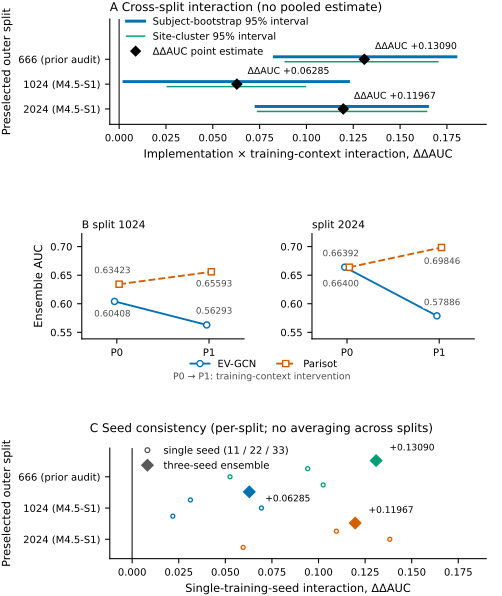

The script that saved this image:
#!/usr/bin/env python3
"""Paper A — Figure 2: primary interaction.

Prompt F2. Numeric authority is the frozen chain only:
    S1_FREEZE.yaml  ->  H3 derived CSVs (deterministically generated from it)
Nothing is read from manuscript prose and no result value is typed by hand: every number
that reaches the figure is a `canonical_text` string carried from the freeze through the
H3 CSV, and the annotations render those strings verbatim.

Aborts (writes nothing) if any recorded SHA-256 disagrees with the file on disk.
"""
from __future__ import annotations

import csv
import hashlib
import json
import platform
import re
import subprocess
import sys
from pathlib import Path

import matplotlib

matplotlib.use("Agg")
import matplotlib.pyplot as plt  # noqa: E402
from matplotlib.lines import Line2D  # noqa: E402
from PIL import Image  # noqa: E402
import yaml  # noqa: E402

sys.path.insert(0, str(Path(__file__).resolve().parent))
from _frozen_inputs import FrozenInputError, FrozenInputs, pin_output_dates  # noqa: E402

pin_output_dates()

BASE = Path(__file__).resolve().parents[1]
CP = BASE / "paperA-control"
DER = CP / "derived"
FIGDIR = BASE / "figures"

FORBIDDEN = ("mean", "pooled", "meta", "average across splits")


def sha(p: Path) -> str:
    return hashlib.sha256(p.read_bytes()).hexdigest()


def die(msg: str) -> "None":
    print(f"ABORT: {msg}")
    sys.exit(1)


# ---------------------------------------------------------------- input verification
# One shared reader for the frozen chain; it aborts on any recorded-hash mismatch. This script
# used to carry its own copy of this logic, which is exactly how two readers drift apart.
try:
    FROZEN = FrozenInputs(BASE)
except FrozenInputError as exc:
    die(str(exc))

freeze, CANON, SELECTED = FROZEN.freeze, FROZEN.canonical, FROZEN.selected
inputs, recorded, csv_paths, rows = (FROZEN.inputs, FROZEN.recorded, FROZEN.csv_paths, FROZEN.rows)


def _walk_values(node, key, acc=None):
    """Every value stored under `key` anywhere in the freeze."""
    acc = [] if acc is None else acc
    if isinstance(node, dict):
        for k, v in node.items():
            if k == key:
                acc.append(v)
            else:
                _walk_values(v, key, acc)
    elif isinstance(node, list):
        for v in node:
            _walk_values(v, key, acc)
    return acc


def canonical_texts(node, acc=None):
    """Every canonical_text value anywhere in the freeze."""
    acc = [] if acc is None else acc
    if isinstance(node, dict):
        for k, v in node.items():
            if k == "canonical_text" and isinstance(v, str):
                acc.append(v)
            else:
                canonical_texts(v, acc)
    elif isinstance(node, list):
        for v in node:
            canonical_texts(v, acc)
    return acc


primary = rows("cross_split_primary.csv")
seeds = rows("seed_level_interactions.csv")
cond = rows("condition_level_auc.csv")
sens = FROZEN.sensitivity  # derived from S1_FREEZE.yaml when the CSV is not shipped

# ---- validation battery, before anything is drawn -------------------------------
fails: list[str] = []
n_checks = 0


def check(ok: bool, label: str, detail: str = "") -> None:
    global n_checks
    n_checks += 1
    print(f"[{n_checks:2d}] [{'PASS' if ok else 'FAIL'}] {label}"
          + (f": {detail}" if detail else ""))
    if not ok:
        fails.append(label)


check(len(primary) == 3, "exactly three split-level ΔΔAUC points", f"{len(primary)} rows")
check([r["split"] for r in primary] == ["666", "1024", "2024"],
      "the three preselected splits, in order", ", ".join(r["split"] for r in primary))

traj = {}
for r in cond:
    if r["availability"] == "present":
        traj.setdefault((r["split"], r["model"]), {})[r["regime"]] = r
present_traj = sorted(k for k, v in traj.items() if set(v) == {"P0", "P1"})
unsupported = [r for r in cond if r["availability"] != "present"]
check(len(present_traj) == 4,
      "four condition-level paired trajectories present (2 implementations x 2 splits)",
      ", ".join(f"{s}/{m}" for s, m in present_traj))
check(len([r for r in cond if r["availability"] == "present"]) == 8,
      "eight condition-level points drawn (no 666 value invented)",
      f"{len([r for r in cond if r['availability'] == 'present'])} points")
check(len(unsupported) == 4 and {r["split"] for r in unsupported} == {"666"},
      "split 666 condition-level rows stay NOT_PRESENT_IN_FROZEN_SOURCE",
      f"{len(unsupported)} rows, all split 666")

single = [r for r in seeds if r["training_seed"] in ("11", "22", "33")]
ens = [r for r in seeds if r["training_seed"] == "three_seed_ensemble"]
check(len(single) == 9, "exactly nine single-training-seed points", f"{len(single)} rows")
check(len(ens) == 3, "exactly three three-seed ensemble points", f"{len(ens)} rows")
check(len({r["split"] for r in single}) == 3, "seeds cover all three splits")

# every numeric string this script will render is a canonical_text of the freeze
render_numbers: list[tuple[str, str]] = []
for r in primary:
    render_numbers.append(("panel A point", r["delta_delta_auc"]))
    render_numbers.append(("panel A subject CI", r["subject_bootstrap_ci95"]))
    render_numbers.append(("panel A site CI", r["site_cluster_ci95"]))
for r in present_traj:
    for regime in ("P0", "P1"):
        render_numbers.append(("panel B AUC", traj[r][regime]["ensemble_auc"]))
for r in single + ens:
    render_numbers.append(("panel C interaction", r["interaction"]))
bad = [(w, s) for w, s in render_numbers if s not in CANON]
check(not bad, "every rendered numeric string is a canonical_text of the freeze",
      f"{len(render_numbers)} strings from {len(CANON)} canonical texts"
      + ("" if not bad else f" — not found: {bad}"))
check(SELECTED == ["666", "1024", "2024"],
      "selected_splits in the freeze are the expected three", ", ".join(SELECTED))
check(all(str(r["split"]) in SELECTED for r in primary),
      "every plotted split identifier is one of the freeze's selected splits", ", ".join(SELECTED))

# the primary point and the ensemble value must be the same frozen number
for r in primary:
    e = [x for x in ens if x["split"] == r["split"]]
    check(bool(e) and e[0]["interaction"] == r["delta_delta_auc"],
          f"split {r['split']}: ensemble value equals the primary point",
          e[0]["interaction"] if e else "missing")

if fails:
    die("validation failed before rendering: " + "; ".join(fails))

# ---------------------------------------------------------------- style
CB = {"blue": "#0072B2", "orange": "#D55E00", "green": "#009E73", "grey": "#4D4D4D"}
plt.rcParams.update({
    "font.family": "DejaVu Sans", "font.size": 8, "axes.labelsize": 8.5,
    "axes.titlesize": 9, "xtick.labelsize": 7.5, "ytick.labelsize": 7.5,
    "legend.fontsize": 7.5, "axes.linewidth": 0.8, "xtick.major.width": 0.8,
    "ytick.major.width": 0.8, "axes.spines.top": False, "axes.spines.right": False,
    "figure.dpi": 120, "savefig.bbox": "tight", "savefig.pad_inches": 0.02,
    "pdf.fonttype": 42, "ps.fonttype": 42, "svg.fonttype": "none",
})

STAGE_LABEL = {"666": "666 (prior audit)", "1024": "1024 (M4.5-S1)", "2024": "2024 (M4.5-S1)"}
ARCH_STYLE = {"EV-GCN": dict(color=CB["blue"], ls="-", marker="o", mfc="white", mew=1.1),
              "Parisot": dict(color=CB["orange"], ls="--", marker="s", mfc="white", mew=1.1)}
LABEL_BBOX = dict(boxstyle="round,pad=0.14", fc="white", ec="none", alpha=0.92)

# Sized to the manuscript's own text width (elsarticle[preprint,12pt]: \textwidth = 390 pt
# = 5.42 in), so the figure is placed 1:1 and every label prints at its nominal point size.
TEXT_WIDTH_IN = 390.0 / 72.27
fig = plt.figure(figsize=(5.06, 7.30))
gs = fig.add_gridspec(3, 1, height_ratios=[1.0, 1.0, 1.05], hspace=1.02)

# ---------------------------------------------------------------- Panel A
axA = fig.add_subplot(gs[0])
ys = list(range(len(primary)))[::-1]
for y, r in zip(ys, primary):
    subj = json.loads(r["subject_bootstrap_ci95"])
    site = json.loads(r["site_cluster_ci95"])
    pt = float(r["delta_delta_auc"])
    axA.plot(subj, [y + 0.10] * 2, color=CB["blue"], lw=2.2, solid_capstyle="butt", zorder=3)
    axA.plot(site, [y - 0.10] * 2, color=CB["green"], lw=1.1, solid_capstyle="butt", zorder=3)
    axA.plot([pt], [y], marker="D", ms=5.2, color="black", zorder=4)
    # Interval bounds are deliberately not printed here: they are in the results table and
    # printing them would push the small type below the printable minimum on a 137 mm page.
    axA.annotate("ΔΔAUC " + r["delta_delta_auc"], (pt, y), textcoords="offset points",
                 xytext=(8, 6), ha="left", va="bottom", fontsize=7.0,
                 color="black", bbox=LABEL_BBOX, zorder=5)
axA.axvline(0, color="0.25", lw=1.0, zorder=1)
axA.set_yticks(ys, [STAGE_LABEL[r["split"]] for r in primary])
axA.set_ylabel("Preselected outer split")
axA.set_ylim(-0.62, len(primary) + 0.62)
axA.set_xlim(-0.005, 0.196)
axA.set_xlabel("Implementation × training-context interaction, ΔΔAUC")
axA.set_title("A  Cross-split interaction (no pooled estimate)", loc="left", pad=6)
axA.legend(handles=[
    Line2D([], [], color=CB["blue"], lw=2.2, label="Subject-bootstrap 95% interval"),
    Line2D([], [], color=CB["green"], lw=1.1, label="Site-cluster 95% interval"),
    Line2D([], [], color="black", marker="D", ls="none", ms=5, label="ΔΔAUC point estimate"),
], loc="upper left", bbox_to_anchor=(0.034057, 1.0569717), frameon=False,
               handlelength=1.8, borderaxespad=0.0)
# Directional interpretation and the no-pooling statement are carried by the caption;
# keeping prose off the plotting area prevents collisions at final journal width.

# ---------------------------------------------------------------- Panel B
# A2 review: the earlier single panel encoded the split twice (colour and marker fill) and the
# implementation twice (marker shape and line style) — four redundant channels for four
# trajectories, which the reader had to decode. One facet per split removes the split encoding
# entirely: the facet *is* the split. Only the implementation remains a variable, carried by
# colour with line style and marker shape as redundant channels so the panel still works in
# grayscale. The two facets share one y-range, so the splits stay comparable by eye.
sub_b = gs[1].subgridspec(1, 2, wspace=0.32)
axBs = [fig.add_subplot(sub_b[0, i]) for i in range(2)]
# The RC3 artwork pass shifted both facets left in the vector editor (1024: -21 pt,
# 2024: -9 pt) to open up the gutter between them; the script carries the same shift so
# code and artwork cannot drift apart. Data, ticks, labels and anchored artists ride along.
for axB, facet_dx_pt in zip(axBs, (-21.0, -9.0)):
    b = axB.get_position()
    axB.set_position([b.x0 + facet_dx_pt / (fig.get_figwidth() * 72.0), b.y0,
                      b.width, b.height])
xr = {"P0": 0.0, "P1": 1.0}
# Display-only horizontal dodge: the x-axis is categorical (P0/P1), so a very small,
# symmetric offset keeps near-identical implementation values visible without changing
# any reported AUC or implying an additional quantitative x-dimension.
ARCH_X_OFFSET = {"EV-GCN": -0.025, "Parisot": +0.025}
fit_splits = ["1024", "2024"]
arch_col = {"EV-GCN": CB["blue"], "Parisot": CB["orange"]}
# Panel C still colours by split, so the split palette stays defined here.
split_col = {"1024": CB["blue"], "2024": CB["orange"]}
markers = {"EV-GCN": "o", "Parisot": "s"}
linestyle = {"EV-GCN": "-", "Parisot": "--"}
b_vals = [float(traj[(s, a)][k]["ensemble_auc"]) for s in fit_splits
          for a in ("EV-GCN", "Parisot") for k in ("P0", "P1")]
b_pad = 0.18 * (max(b_vals) - min(b_vals))
ylim_b = (min(b_vals) - b_pad, max(b_vals) + b_pad)
for axB, split in zip(axBs, fit_splits):
    for arch in ("EV-GCN", "Parisot"):
        v = traj[(split, arch)]
        xs = [xr["P0"] + ARCH_X_OFFSET[arch], xr["P1"] + ARCH_X_OFFSET[arch]]
        fs = [float(v["P0"]["ensemble_auc"]), float(v["P1"]["ensemble_auc"])]
        axB.plot(xs, fs, ls=linestyle[arch], color=arch_col[arch], lw=1.4,
                 marker=markers[arch], ms=4.6, mew=1.1, mfc="white", zorder=3)
        # Offsets carry the vector-editor label pass: each value label is nudged clear of
        # the dodged markers, the connecting lines and its neighbour label. Values are in
        # offset points from the (dodged) marker; y-values of the markers never move.
        label_offsets = {
            "1024": {("EV-GCN", "P0"): (12.0329, -9.5571, "right", "center"),
                     ("EV-GCN", "P1"): (-8.1088, 10.1601, "left", "center"),
                     ("Parisot", "P0"): (-18.7176, 10.0, "left", "center"),
                     ("Parisot", "P1"): (-11.5663, -9.2742, "left", "center")},
            "2024": {("EV-GCN", "P0"): (10.6867, -12.6576, "right", "center"),
                     ("EV-GCN", "P1"): (-9.7551, 9.7172, "left", "center"),
                     ("Parisot", "P0"): (-20.0638, 10.0, "left", "center"),
                     ("Parisot", "P1"): (-13.2125, -10.6030, "left", "center")},
        }
        for x, fv, key in zip(xs, fs, ("P0", "P1")):
            dx, dy, ha, va = label_offsets[split][(arch, key)]
            axB.annotate(v[key]["ensemble_auc"], (x, fv), textcoords="offset points",
                         xytext=(dx, dy), ha=ha, va=va, fontsize=6.6, color=CB["grey"],
                         bbox=LABEL_BBOX, zorder=4)
    axB.set_xticks([0.0, 1.0], ["P0", "P1"])
    axB.set_xlim(-0.38, 1.38)
    axB.set_ylim(*ylim_b)
    # Titles must fit a half-width facet. The earlier descriptive title ("Condition-level AUC
    # response, split 1024") ran into the right facet's title — measured as a 13 pt overlap of
    # "1024" and "split" on one baseline. The description belongs to the caption, which already
    # states what panel B shows.
    axB.set_title(f"B split {split}" if split == fit_splits[0] else f"split {split}",
                  loc="left", fontsize=8.0, pad=4)
axBs[0].set_ylabel("Ensemble AUC")
h = [Line2D([], [], color=arch_col[a], ls=linestyle[a], marker=markers[a], ms=4.6,
            mfc="white", lw=1.4, label=a) for a in ("EV-GCN", "Parisot")]
axBs[0].legend(handles=h, loc="upper center", bbox_to_anchor=(1.121626, -0.1579865),
               frameon=False, ncol=2, handlelength=1.9, columnspacing=2.0,
               labelspacing=0.55, borderaxespad=0.0)
axBs[0].annotate("P0 → P1: training-context intervention",
                 xy=(1.109298, -0.3169725), xycoords="axes fraction", fontsize=7.0,
                 color=CB["grey"], va="top", ha="center", annotation_clip=False)
# Split 666's missing condition-level AUC is explained in the caption; no prose is
# placed between panels B and C.

# ---------------------------------------------------------------- Panel C
axC = fig.add_subplot(gs[2])
# Each split gets its own band: three seed rows, then the ensemble on a separate row above,
# so no marker ever sits on top of another.
yband = {"666": 2.0, "1024": 1.0, "2024": 0.0}
seed_row = {"11": -0.26, "22": 0.0, "33": 0.26}
ENS_DY = 0.52
for r in single:
    yv = yband[r["split"]] + seed_row[r["training_seed"]]
    xv = float(r["interaction"])
    axC.plot([xv], [yv], marker="o", ms=3.0, mfc="white", mew=1.0,
             color=split_col.get(r["split"], CB["green"]), ls="none", zorder=3)
    # Single-seed points are intentionally unlabeled in the main figure; exact values
    # remain available in the supplementary table, while this panel communicates direction
    # and consistency without turning the plot into a numeric table.
ens_offsets = {"666": (10, 6, "left", "bottom"),
               "1024": (12, -2, "left", "top"),
               "2024": (10, 6, "left", "bottom")}
for r in ens:
    yv = yband[r["split"]] + ENS_DY
    xv = float(r["interaction"])
    axC.plot([xv], [yv], marker="D", ms=6.0, color=split_col.get(r["split"], CB["green"]),
             ls="none", zorder=4)
    dx, dy, ha, va = ens_offsets[r["split"]]
    axC.annotate(r["interaction"], (xv, yv), textcoords="offset points", xytext=(dx, dy),
                 ha=ha, va=va, fontsize=6.8, color="black", bbox=LABEL_BBOX, zorder=5)
axC.axvline(0, color="0.25", lw=1.0, zorder=1)
axC.set_yticks([2, 1, 0], [STAGE_LABEL[s] for s in ("666", "1024", "2024")])
axC.set_ylabel("Preselected outer split")
axC.set_ylim(-0.62, 2.92)
axC.set_xlim(-0.012, 0.19)
axC.set_xlabel("Single-training-seed interaction, ΔΔAUC")
axC.set_title("C Seed consistency (per-split; no averaging across splits)",
              loc="left", pad=12, x=-0.0531293)
axC.legend(handles=[
    Line2D([], [], marker="o", ls="none", mfc="white", mew=1.0, ms=3.6, color="0.35",
           label="single seed (11 / 22 / 33)"),
    Line2D([], [], marker="D", ls="none", ms=6, color="0.35", label="three-seed ensemble"),
], loc="upper left", bbox_to_anchor=(0.0681229, 1.0542631), frameon=False,
           handlelength=1.6, borderaxespad=0.0)

check(abs(ARCH_X_OFFSET["EV-GCN"] + ARCH_X_OFFSET["Parisot"]) < 1e-12
      and max(abs(v) for v in ARCH_X_OFFSET.values()) <= 0.04,
      "panel B display dodge is symmetric and small",
      f"EV-GCN {ARCH_X_OFFSET['EV-GCN']:+.3f}, Parisot {ARCH_X_OFFSET['Parisot']:+.3f}")

# ---- forbidden vocabulary, checked on everything that ends up on the canvas --------
texts = []
for ax in (axA, *axBs, axC):
    texts += [t.get_text() for t in ax.texts]
    texts += [ax.get_title(), ax.get_xlabel(), ax.get_ylabel()]
    texts += [t.get_text() for t in ax.get_xticklabels() + ax.get_yticklabels()]
    lg = ax.get_legend()
    if lg:
        texts += [t.get_text() for t in lg.get_texts()]
# A banned term inside an explicit denial is not a banned claim: the caption the prompt
# mandates ("Splits are replication units and are not pooled.") must survive this check.
NEG = re.compile(r"\b(not|no|never|neither|nor|without|rather than)\b[^.;]*$", re.I)
hits, negated = [], []
for t in texts:
    for w in FORBIDDEN:
        for m in re.finditer(re.escape(w), t, re.I):
            (negated if NEG.search(t[:m.start()]) else hits).append(t.strip())
check(not hits, "no annotation asserts " + " / ".join(FORBIDDEN),
      "; ".join(sorted(set(hits))) or f"clean; {len(negated)} occurrence(s) inside an explicit denial")

# The pinned RC3 artwork page is 375.8696 x 446.915594 pt with panel A's axes patch at
# (82.336328, 14.278594) pt; the tight crop would now come out ~9.7 pt narrower because the
# facet shift moved the rightmost ink left. Cropping to an explicit box - panel A pinned at
# its published coordinates - reproduces the published page 1:1 in every format and stays
# byte-stable against future label nudges.
from matplotlib.transforms import Bbox  # noqa: E402
_posA = axA.get_position()
_figw_pt, _figh_pt = fig.get_figwidth() * 72.0, fig.get_figheight() * 72.0
_canvas_w_in, _canvas_h_in = 375.8696 / 72.0, 446.915594 / 72.0
SAVE_BB = Bbox.from_bounds((_posA.x0 * _figw_pt - 82.336328) / 72.0,
                            14.278594 / 72.0 - _canvas_h_in
                            + (_posA.y0 + _posA.height) * _figh_pt / 72.0,
                            _canvas_w_in, _canvas_h_in)
fig.savefig(FIGDIR / "Fig2_primary_interaction.pdf", bbox_inches=SAVE_BB)
fig.savefig(FIGDIR / "Fig2_primary_interaction.svg", bbox_inches=SAVE_BB)
fig.savefig(FIGDIR / "Fig2_primary_interaction.png", dpi=600, bbox_inches=SAVE_BB)
fig.savefig("/tmp/Fig2_single_column_check.png", dpi=200, bbox_inches=SAVE_BB)
plt.close(fig)

# ---- read the rendered vector output back and verify what is actually on the page ----
# The SVG is written with svg.fonttype="none", so every label is a real text node: this
# checks the artifact, not the script's intent, and it catches a wrong label that a
# variable-level check would miss.
svg_text = (FIGDIR / "Fig2_primary_interaction.svg").read_text(encoding="utf-8")
svg_strings = re.findall(r">([^<>]+)</text>", svg_text)
onpage_numbers = {s.strip() for t in svg_strings
                  for s in re.findall(r"[+-]?\d+\.\d{2,6}", t)}
# A rendered number is acceptable if it is a frozen canonical text, a token *inside* one
# (interval bounds are frozen as the composite "[a, b]"), or an axis tick mark. Ticks are
# not exempted by pattern: each unmatched number must be provably one of the ticks that
# this figure actually draws, which the axes themselves report.
frozen_tokens = set()
for c in CANON:
    frozen_tokens.update(re.findall(r"[+-]?\d+\.\d{2,6}", c))
tick_labels = set()
for _ax in (axA, *axBs, axC):
    tick_labels |= {t.get_text().strip() for t in _ax.get_xticklabels() + _ax.get_yticklabels()}
absent = sorted(n for n in onpage_numbers
                if n not in CANON and n not in frozen_tokens and n not in tick_labels)
check(not absent, "every numeric string rendered on the page is a frozen value or an axis tick",
      f"{len(onpage_numbers)} distinct numeric strings on the page, "
      f"{len(tick_labels)} of them axis ticks"
      + ("" if not absent else f" — unaccounted: {absent}"))
joined = " | ".join(svg_strings)
check(joined.count("EV-GCN") >= 1 and joined.count("Parisot") >= 1,
      "both implementations are named in the figure legend",
      f"EV-GCN x{joined.count('EV-GCN')}, Parisot x{joined.count('Parisot')}")
check(all(t in joined for t in ("666 (prior audit)", "1024 (M4.5-S1)", "2024 (M4.5-S1)")),
      "the three stage labels are printed on the page")
check(sum(joined.count(f"split {s}") for s in fit_splits) >= 2,
      "panel B names both splits it facets (one facet each)",
      ", ".join(f"split {s} x{joined.count('split ' + s)}" for s in fit_splits))
zero_lines = [ln for _ax in (axA, axC) for ln in _ax.get_lines()
              if list(ln.get_xdata()) == [0, 0]]
check(len(zero_lines) == 2, "a zero reference line is drawn in panels A and C",
      f"{len(zero_lines)} vertical lines at x=0")
# Same-baseline overlap in the *rendered* PDF. The concept-figure renderer taught this: a source
# check cannot certify the artifact, and a long title in a half-width facet ran into its neighbour
# (13 pt of "1024" over "split") while every check above passed. Only negative gaps are asserted:
# pdftotext gives every word box a fixed trailing space, so small positive gaps are its floor, not
# evidence of crowding.
_bbox = subprocess.run(["pdftotext", "-bbox-layout", str(FIGDIR / "Fig2_primary_interaction.pdf"), "-"],
                       capture_output=True, text=True).stdout
_rows: dict[float, list[tuple[float, float, str]]] = {}
for m in re.finditer(r'<word xMin="([\d.]+)" yMin="([\d.]+)" xMax="([\d.]+)" yMax="([\d.]+)">([^<]*)</word>',
                     _bbox):
    _rows.setdefault(round(float(m.group(2)), 1), []).append(
        (float(m.group(1)), float(m.group(3)), m.group(5)))
_overlaps = []
for _y, _items in _rows.items():
    _items.sort()
    for (_a0, _a1, _at), (_b0, _b1, _bt) in zip(_items, _items[1:]):
        if _b0 - _a1 < 0:
            _overlaps.append((round(_b0 - _a1, 2), _y, _at, _bt))
check(not _overlaps, "no two words overlap on the rendered page",
      f"{len(_rows)} baselines checked" + ("" if not _overlaps else f" — {_overlaps[:3]}"))

unlabelled_ensemble = [r["interaction"] for r in ens if r["interaction"] not in joined]
check(not unlabelled_ensemble, "every ensemble value is printed as a label on the page",
      f"{len(ens)} ensemble labels expected"
      + ("" if not unlabelled_ensemble else f" — missing: {unlabelled_ensemble}"))
check(all(r["interaction"] not in joined for r in single),
      "single-seed values are not printed as labels in the main figure",
      f"{len(single)} single-seed points shown without numeric labels")

if fails:
    die("validation failed: " + "; ".join(fails))

# ---------------------------------------------------------------- manifest
outs = ["Fig2_primary_interaction.pdf", "Fig2_primary_interaction.svg",
        "Fig2_primary_interaction.png"]

with Image.open(FIGDIR / "Fig2_primary_interaction.png") as _im:
    natural_in = round(_im.size[0] / 600, 2), round(_im.size[1] / 600, 2)
scale = TEXT_WIDTH_IN / natural_in[0]
_placement = {
    "natural_size_in": list(natural_in),
    "manuscript_text_width_in": 5.42,
    "placement": "width=\\textwidth",
    "resulting_scale": round(scale, 3),
    "smallest_label_pt_on_page": round(6.5 * scale, 2),
    "measured_at": "figure rendered at 600 dpi; sizes derived from the PNG pixel dimensions",
    "note": "at a 90 mm half-width placement the smallest type would fall to "
            f"{round(6.5 * 3.543 / natural_in[0], 1)} pt, so this figure must be placed at full "
            "text width, or its panels separated, rather than set as a half-width float",
}
manifest = {
    "figure": "Fig2_primary_interaction",
    "prompt": "F2 (Paper A figure generation)",
    "generated": "2026-09-27",
    "numeric_authority": "S1_FREEZE.yaml -> H3 derived CSVs; no value read from prose, none typed by hand",
    "inputs": inputs,
    "recorded_by": (
        {"PROJECT_STATE.yaml": {k: v[0] for k, v in recorded.items()},
         "SOURCE_REGISTRY.yaml": {k: v[1] for k, v in recorded.items()}}
        if recorded else {"frozen_results/SHA256SUMS": dict(inputs)}),
    "script": {"path": "figures/Fig2_primary_interaction.py",
               "sha256": sha(Path(__file__).resolve())},
    "command": "python3 figures/Fig2_primary_interaction.py  (run from the repository root; pinned artifacts were rendered from this source)",
    "outputs": {o: sha(FIGDIR / o) for o in outs},
    "environment": {"python": platform.python_version(), "matplotlib": matplotlib.__version__,
                    "platform": platform.platform()},
    "validation": {"checks": f"{n_checks} PASS, {len(fails)} FAIL",
                   "condition_level_trajectories": {
                       "present": 4, "points": 8, "unsupported": "split 666, NOT_PRESENT_IN_FROZEN_SOURCE",
                       "note": "the prompt text says 'exactly 6 condition-level paired trajectories' "
                               "and then describes four trajectories / 8 points; the frozen source "
                               "contains four present trajectories (2 implementations x 2 splits) and "
                               "four unsupported 666 rows, so four is drawn and six is the count of "
                               "trajectory slots that would exist if 666 carried condition-level values"},
                   "strings_rendered_as_numbers": len(render_numbers),
                   "canonical_texts_available": len(CANON)},
    "pairing_rule": "combination / group-mean, not one-to-one subject pairing",
    "labels": {
        "split_labels_in_figure": STAGE_LABEL,
        "labels_recorded_in_the_freeze": [v for v in _walk_values(freeze, "label")
                                          if isinstance(v, str)],
        "note": "the figure label '666 (prior audit)' renders the freeze's evidence stage "
                "(frozen_prior_audit_M4.4R) and its recorded note '(prior audit)'",
    },
    # Measured, not asserted: the natural size of the artwork and what happens to its
    # smallest type when it is placed at the manuscript's text width.
    "placement": _placement,
    "style": {"vector": ["pdf", "svg"], "preview": "png 600 dpi", "palette": "Okabe-Ito subset",
              "encoding_redundancy": "panel B is faceted by split (the facet carries the split, "
                                     "so nothing encodes it); within a facet the implementation is "
                                     "carried by colour, with line style and marker shape redundant "
                                     "for grayscale; subject vs site interval by weight and "
                                     "vertical offset; panel-B implementation markers use a symmetric "
                                     "±0.025 categorical x-dodge only for visibility, with y-values unchanged",
              "no_3d": True, "no_gradients": True},
}
(FIGDIR / "Fig2_primary_interaction_manifest.yaml").write_text(
    yaml.safe_dump(manifest, sort_keys=False, allow_unicode=True), encoding="utf-8")
print(f"\nwrote {FIGDIR}/Fig2_primary_interaction.{{pdf,svg,png,_manifest.yaml}}")
print("VALIDATION: %d checks, %d PASS, %d FAIL" % (n_checks, n_checks - len(fails), len(fails)))
